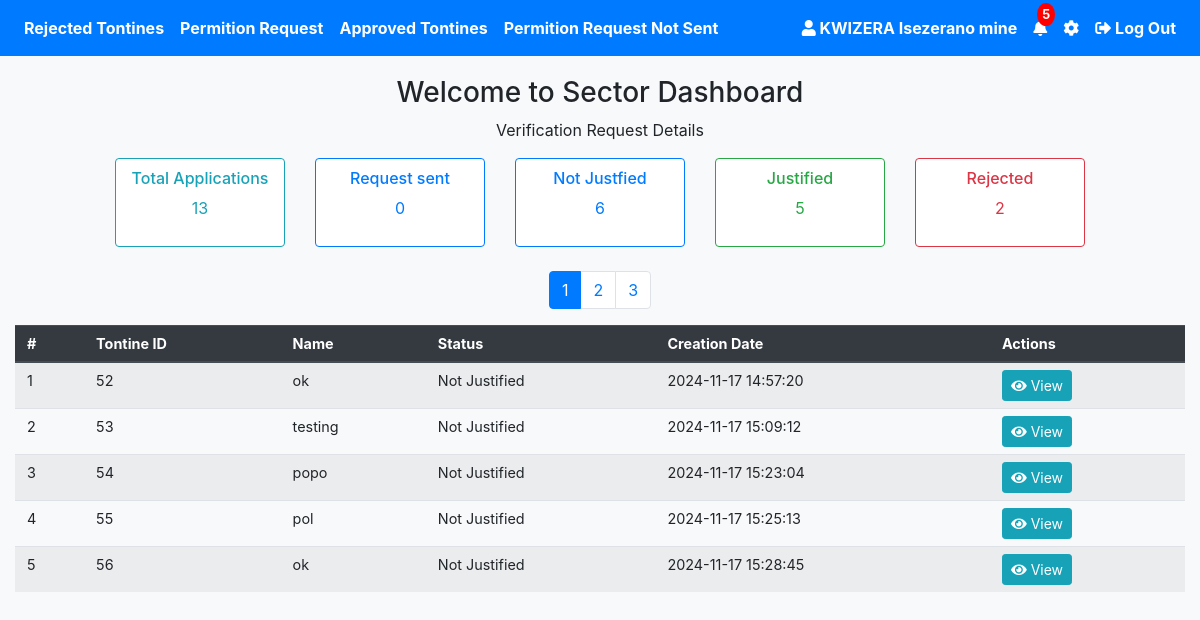
The page /sector_dashboard_all.php (signed in) on the database its author committed.
### tables this page shows
CREATE TABLE `users` (
  `id` int(11) NOT NULL,
  `firstname` varchar(50) NOT NULL,
  `lastname` varchar(50) NOT NULL,
  `phone_number` varchar(15) NOT NULL,
  `idno` varchar(50) NOT NULL,
  `idnotype` varchar(50) NOT NULL,
  `idno_picture` varchar(255) NOT NULL,
  `behalf_name` varchar(30) NOT NULL,
  `behalf_phone_number` varchar(30) NOT NULL,
  `password` varchar(255) NOT NULL,
  `image` varchar(255) NOT NULL,
  `otp` int(11) DEFAULT 0,
  `verified` tinyint(4) NOT NULL DEFAULT 0,
  `otp_used` tinyint(1) NOT NULL DEFAULT 0,
  `otp_login` int(11) NOT NULL DEFAULT 0,
  `otp_forgot` int(11) NOT NULL,
  `otp_behalf` int(11) NOT NULL,
  `otp_behalf_used` tinyint(1) NOT NULL,
  `terms` tinyint(1) DEFAULT 0,
  `created_at` timestamp NOT NULL DEFAULT current_timestamp(),
  `updated_at` timestamp NOT NULL DEFAULT current_timestamp() ON UPDATE current_timestamp(),
  `role` enum('User','Sector','Court') DEFAULT 'User'
);

CREATE TABLE `tontine` (
  `id` int(11) NOT NULL,
  `tontine_name` varchar(255) NOT NULL,
  `logo` varchar(255) DEFAULT NULL,
  `join_date` date NOT NULL,
  `province` varchar(100) NOT NULL,
  `district` varchar(100) NOT NULL,
  `sector` varchar(100) NOT NULL,
  `total_contributions` decimal(10,2) NOT NULL,
  `occurrence` enum('Daily','Weekly','Monthly') NOT NULL,
  `time` time DEFAULT NULL,
  `day` enum('Monday','Tuesday','Wednesday','Thursday','Friday','Saturday','Sunday') DEFAULT NULL,
  `date` date DEFAULT NULL,
  `created_at` timestamp NOT NULL DEFAULT current_timestamp(),
  `user_id` int(11) DEFAULT NULL,
  `role` varchar(30) NOT NULL,
  `purpose` varchar(255) NOT NULL,
  `rules` varchar(255) NOT NULL,
  `status` enum('Not Justified','Justification Request sent','Justified','Rejected') DEFAULT 'Not Justified',
  `reason` varchar(255) NOT NULL,
  `interest` decimal(10,2) NOT NULL DEFAULT 0.00,
  `payment_frequency` enum('Monthly','Weekly') NOT NULL,
  `frequent_payment_date` date DEFAULT NULL,
  `frequent_payment_day` enum('Monday','Tuesday','Wednesday','Thursday','Friday','Saturday','Sunday') DEFAULT NULL,
  `late_contribution_penalty` int(50) NOT NULL,
  `late_loan_repayment_amount` decimal(10,2) DEFAULT 0.00
);

### sector_dashboard_all.php (the view, shortened to what this page needs)
<?php
require 'config.php';
$error = "";
$user_id = $_SESSION['user_id'];
$stmt = $pdo->prepare("SELECT firstname, lastname FROM users WHERE id = :id");
$stmt->bindParam(':id', $user_id);
$stmt->execute();
$user = $stmt->fetch(PDO::FETCH_ASSOC);
$user_name = $user ? htmlspecialchars($user['firstname'] . ' ' . $user['lastname']) : "Unknown User";
$results_per_page =5 ;
$page = isset($_GET['page']) ? (int)$_GET['page'] : 1;
$start_from = ($page - 1) * $results_per_page;
$search_query = isset($_POST['search_query']) ? '%' . htmlspecialchars($_POST['search_query']) . '%' : '%%';
try {
    $stmt = $pdo->prepare("
    SELECT *
    FROM tontine
    WHERE tontine_name LIKE :search_query AND status='Not Justified'
    LIMIT $start_from, $results_per_page
");
    $stmt->bindValue(':search_query', $search_query, PDO::PARAM_STR);
    $stmt->execute();
    $requests = $stmt->fetchAll(PDO::FETCH_ASSOC);
} catch (Exception $e) {
    $error = "Error fetching request details: " . $e->getMessage();
}
$statuses = ['Not Justified', 'Justification Request sent', 'Justified', 'Rejected'];
$status_counts = [];
foreach ($statuses as $status) {
    $stmt = $pdo->prepare("SELECT COUNT(*) FROM tontine WHERE status = :status");
    $stmt->bindParam(':status', $status, PDO::PARAM_STR);
    $stmt->execute();
    $status_counts[$status] = $stmt->fetchColumn();
}
$total_notifications=5;
$total_applications = array_sum($status_counts);
$stmt = $pdo->prepare("SELECT COUNT(*) FROM tontine WHERE tontine_name LIKE :search_query");
$stmt->bindValue(':search_query', $search_query, PDO::PARAM_STR);
$stmt->execute();
$total_requests = $stmt->fetchColumn();
$total_pages = ceil($total_requests / $results_per_page);
?>
<!DOCTYPE html>
<html lang="en">
<head>
    <link rel="stylesheet" href="https://stackpath.bootstrapcdn.com/bootstrap/4.5.2/css/bootstrap.min.css">
    <link rel="stylesheet" href="https://cdnjs.cloudflare.com/ajax/libs/font-awesome/5.15.4/css/all.min.css">
</head>
<body>
      <nav class="navbar navbar-expand-lg navbar-dark bg-primary">
        <div class="collapse navbar-collapse" id="navbarNav">
            <ul class="navbar-nav mr-auto">
                <li class="nav-item">
                    <a class="nav-link font-weight-bold text-white" href="sector_dashboard_rejected.php">Rejected Tontines</a>
                </li>
                  <li class="nav-item">
                    <a class="nav-link font-weight-bold text-white" href="sector_dashboard.php">Permition Request</a>
                </li>
                  <li class="nav-item">
                    <a class="nav-link font-weight-bold text-white" href="sector_dashboard_justified.php">Approved Tontines</a>
                </li>
                   <li class="nav-item">
                    <a class="nav-link font-weight-bold text-white" href="sector_dashboard_all.php"> Permition Request Not Sent </a>
                </li>
            </ul>
            <ul class="navbar-nav ml-auto">
                <li class="nav-item">
                    <a class="nav-link font-weight-bold text-white" href="#">
                        <i class="fas fa-user"></i>
                        <?php echo htmlspecialchars($user_name); ?>
                    </a>
                </li>
                <li class="nav-item">
                    <a class="nav-link position-relative font-weight-bold text-white" href="#">
                        <i class="fas fa-bell"></i>
                        <span class="notification-badge"><?php echo $total_notifications; ?></span>
                    </a>
                </li>
                <li class="nav-item">
                    <a class="nav-link font-weight-bold text-white" href="setting_sector.php">
                        <i class="fas fa-cog"></i>
                    </a>
                </li>
                <li class="nav-item">
                    <a class="nav-link font-weight-bold text-white" href="#" onclick="confirmLogout()">
                        <i class="fas fa-sign-out-alt"></i> Log Out
                    </a>
                </li>
            </ul>
        </div>
    </nav>
    <div class="container">
        <div class="text-center mt-3">
            <h3>Welcome to Sector Dashboard</h3>
            <p>Verification Request Details</p>
        </div>
        <div class="row text-center mb-4 justify-content-center">
            <div class="col-md-2">
                <div class="card bg-outline-info text-info">
                    <div class="card-body">
                        <h6>Total Applications</h6>
                        <p><?php echo $total_applications; ?></p>
                    </div>
                </div>
            </div>
             <div class="col-md-2">
                <div class="card bg-outline-primary text-primary">
                    <div class="card-body">
                        <h6> Request sent</h6>
                        <p><?php echo $status_counts['Justification Request sent']; ?></p>
                    </div>
                </div>
            </div>
            <div class="col-md-2">
                <div class="card bg-outline-primary text-primary">
                    <div class="card-body">
                        <h6>Not Justfied </h6>
                        <p><?php echo $status_counts['Not Justified']; ?></p>
                    </div>
                </div>
            </div>
            <div class="col-md-2">
                <div class="card bg-outline-success text-success">
                    <div class="card-body">
                        <h6>Justified </h6>
                        <p><?php echo $status_counts['Justified']; ?></p>
                    </div>
                </div>
            </div>
            <div class="col-md-2">
                <div class="card bg-outline-danger text-danger">
                    <div class="card-body">
                        <h6>Rejected </h6>
                        <p><?php echo $status_counts['Rejected']; ?></p>
                    </div>
                </div>
            </div>
        </div>
        <?php if ($error): ?>
            <div class="alert alert-danger text-center"><?php echo htmlspecialchars($error); ?></div>
        <?php else: ?>
            <div class="table-responsive">
                    <nav>
        <ul class="pagination justify-content-center">
            <?php for ($i = 1; $i <= $total_pages; $i++): ?>
                <li class="page-item <?php echo $i === $page ? 'active' : ''; ?>">
                    <a class="page-link" href="?page=<?php echo $i; ?>&search_query=<?php echo isset($_GET['search_query']) ? htmlspecialchars($_GET['search_query']) : ''; ?>">
                        <?php echo $i; ?>
                    </a>
                </li>
            <?php endfor; ?>
        </ul>
    </nav>
            <table class="table table-striped table-hover">
    <thead class="thead-dark">
        <tr>
            <th>#</th>
            <th>Tontine ID</th>
            <th>Name</th>
            <th>Status</th>
            <th>Creation Date</th>
            <th>Actions</th>
        </tr>
    </thead>
    <tbody>
        <?php if (!empty($requests)) : ?>
            <?php foreach ($requests as $index => $request) : ?>
                <tr>
                    <td><?= $index + 1 + $start_from; ?></td>
                    <td><?= $request['id']; ?></td>
                    <td><?= htmlspecialchars($request['tontine_name']); ?></td>
                      <td><?= htmlspecialchars($request['status']); ?></td>
                    <td><?= htmlspecialchars($request['created_at']); ?></td>
                    <td>
                        <button class="btn btn-info btn-sm view-btn" data-id="<?= $request['id']; ?>">
                            <i class="fas fa-eye"></i> View
                        </button>
                    </td>
                </tr>
            <?php endforeach; ?>
        <?php else : ?>
            <tr>
                <td colspan="4" class="text-center text-muted">No requests found.</td>
            </tr>
        <?php endif; ?>
    </tbody>
</table>
            </div>
        <?php endif; ?>
    </div>
</body>
</html>

### sector_dashboard_all.php (style rules this page uses)
.table td, .table th { padding: 7px 12px; font-size: 0.9rem; }
.table { width: 100%; margin-bottom: 0; }
.container { max-width: 1000%; }
body { background-color: #f8f9fa; }
.navbar { margin-bottom: 20px; }
.notification-badge { position: absolute; top: -5px; right: -0px; background-color: red; color: white; border-radius: 50%; padding: 2px 5px; font-size: 0.80rem; }
.card { border: 1px solid; border-radius: 0.25rem; min-height: 40px; display: flex; flex-direction: column; align-items: center; }
.card-body { display: flex; flex-direction: column; justify-content: center; align-items: center; padding: 10px 6px; height: 100%; }

### rows shown on the page
users: user_name "KWIZERA Isezerano mine"
tontine: start_from "1", id "52", tontine_name "ok", status "Not Justified", created_at "2024-11-17 14:57:20"
tontine: start_from "2", id "53", tontine_name "testing", status "Not Justified", created_at "2024-11-17 15:09:12"
tontine: start_from "3", id "54", tontine_name "popo", status "Not Justified", created_at "2024-11-17 15:23:04"
tontine: start_from "4", id "55", tontine_name "pol", status "Not Justified", created_at "2024-11-17 15:25:13"
tontine: start_from "5", id "56", tontine_name "ok", status "Not Justified", created_at "2024-11-17 15:28:45"

### other values the page prints
$total_notifications "5"
$total_applications "13"
$status_counts['Justification Request sent'] "0"
$status_counts['Not Justified'] "6"
$status_counts['Justified'] "5"
$status_counts['Rejected'] "2"
